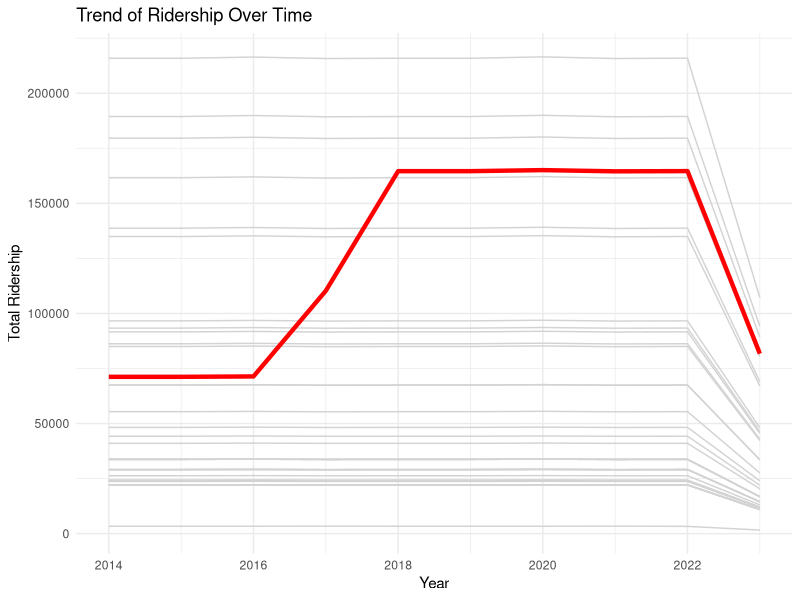
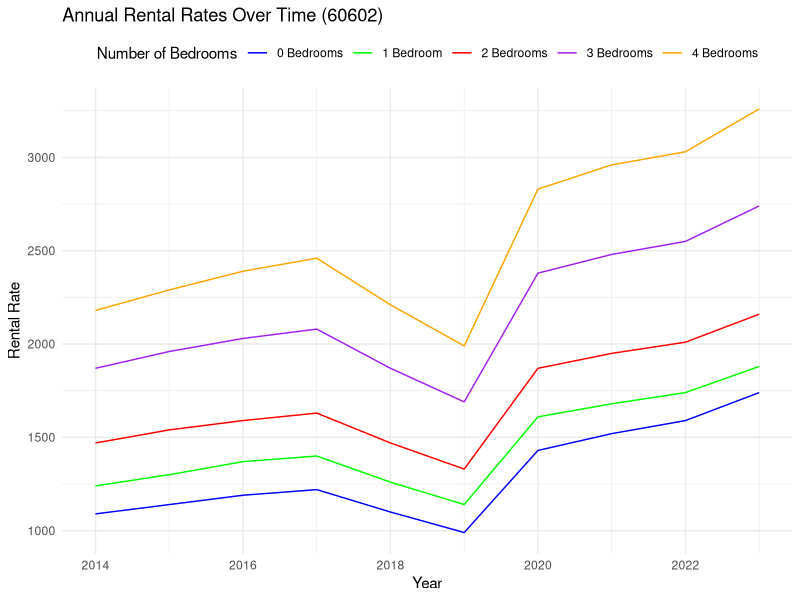

These charts were generated, in order, by the following R code:
## ---- chunk 1
knitr::opts_chunk$set(echo = TRUE)
## ---- chunk 2
library(tidyverse)

train <- read.csv('train_data_zipcode.csv')
rent <- read.csv('rental_data.csv')

# Merge the datasets based on the respective columns
join <- left_join(train, rent, by = c("zipcode" = "zip_code", "year" = "Year"))
join <- filter(join, year > 2013)

# Display the first few rows of the merged dataset
head(join)
str(join)
## ---- chunk 3
# Trend of Ridership Over Time
ridership_trend <- join %>%
  ggplot(aes(x = year, y = total_frequency)) +
  geom_line(aes(group = zipcode), color = "lightgrey") +  
  geom_line(data = filter(join, zipcode == 60602), color = "red", size = 1.5) +  # Highlight 60602
  labs(title = "Trend of Ridership Over Time",
       x = "Year",
       y = "Total Ridership",
       color = "Zipcode") +
  theme_minimal() +
  theme(legend.position = "right")  # Position legend on top for clarity

# Show the plot
print(ridership_trend)


## ---- chunk 4
zip60602 <- join %>% filter(zipcode == 60602)

zip60602 <- join %>% filter(zipcode == 60602)

# Create the line graph for rental rates
line_graph <- ggplot(zip60602, aes(x = year)) +
  geom_line(aes(y = area_rent_br0, color = "0 Bedrooms")) +
  geom_line(aes(y = area_rent_br1, color = "1 Bedroom")) +
  geom_line(aes(y = area_rent_br2, color = "2 Bedrooms")) +
  geom_line(aes(y = area_rent_br3, color = "3 Bedrooms")) +
  geom_line(aes(y = area_rent_br4, color = "4 Bedrooms")) +
  labs(title = "Annual Rental Rates Over Time (60602)",
       x = "Year",
       y = "Rental Rate",
       color = "Number of Bedrooms") +
  theme_minimal() +
  theme(legend.position = "top") +
  scale_color_manual(values = c("0 Bedrooms" = "blue", "1 Bedroom" = "green", "2 Bedrooms" = "red", 
                                 "3 Bedrooms" = "purple", "4 Bedrooms" = "orange"))

# Show the line graph
print(line_graph)
